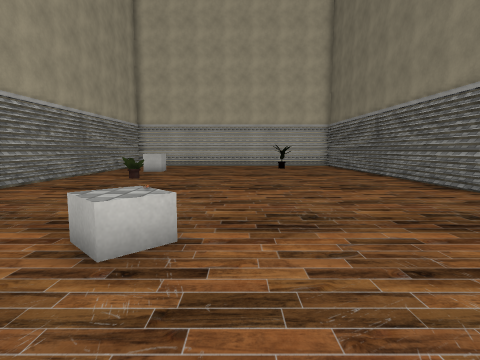
[1] (above)

12 first-person views from a walk through a Unity game level. The camera is 1.2 m above the floor, tilts 6° down and sees 80° across. The floor is counted in squares, 1 m on a side. Each view is taken from the middle of a square. On the plan, view 1 faces up. The plan holds only what a view shows up to about 13 squares ahead; the rest is blank. The place goes on beyond the plan. The player character is not drawn. Some animated figures are left out. Some surface patterns are stand-ins.

[2]
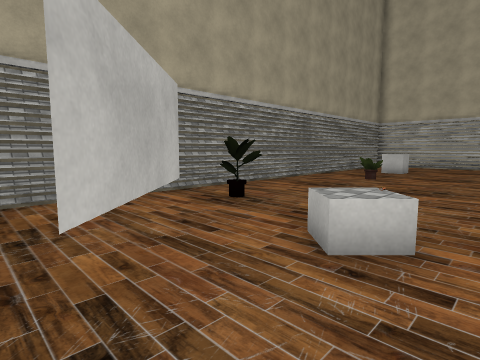

[3]
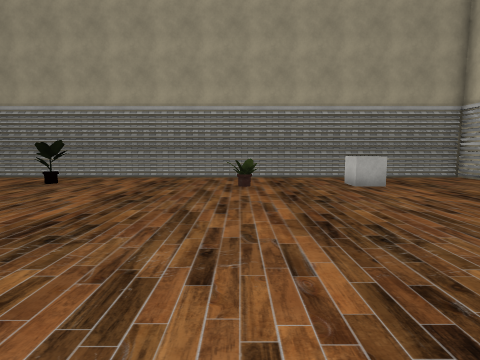

[4]
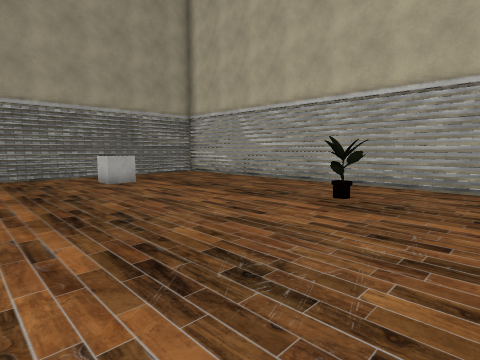

[5]
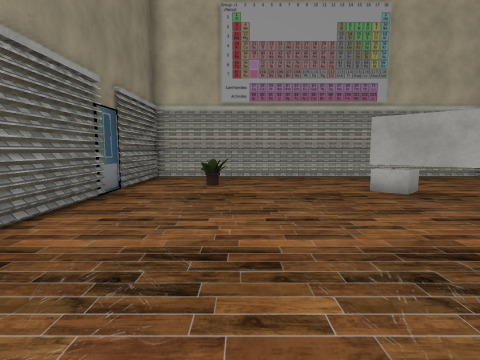

[6]
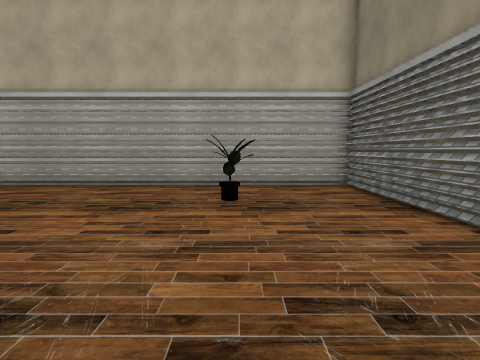

[7]
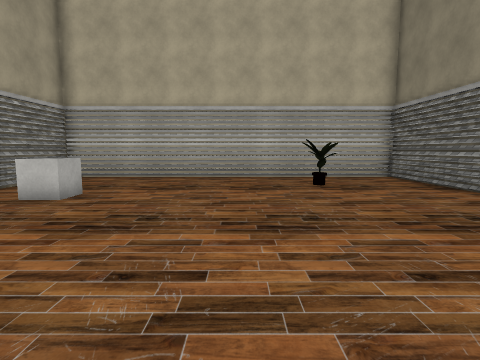

[8]
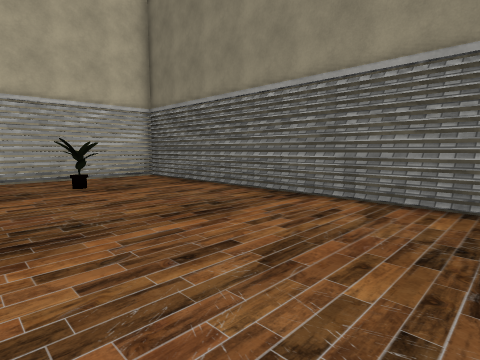

[9]
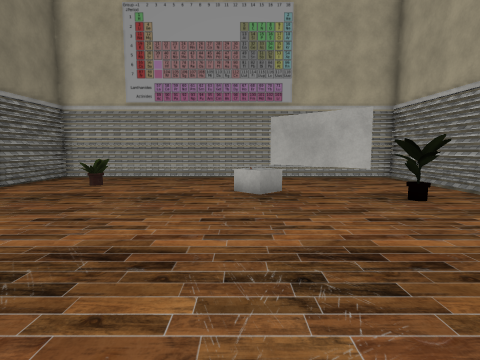

[10]
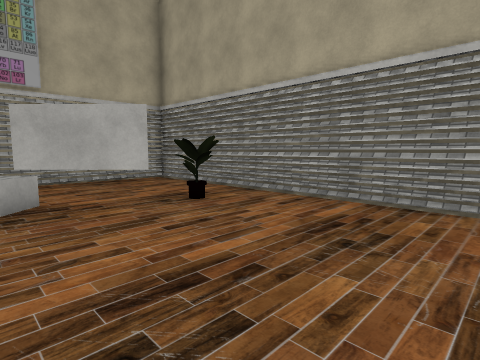

[11]
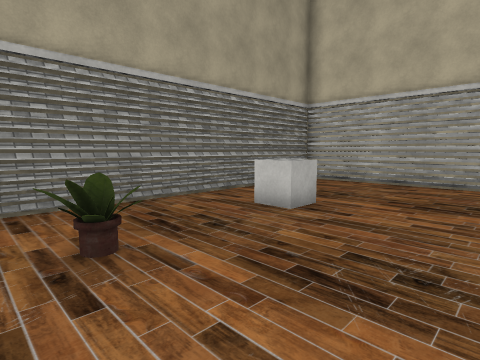

[12]
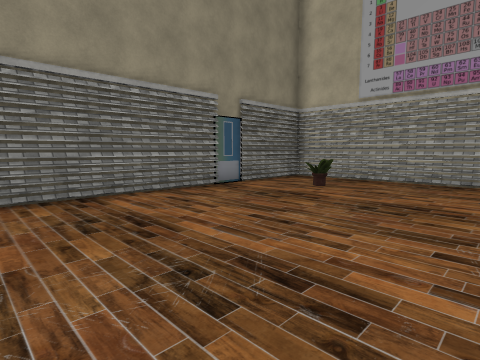

### Floor plan
Key: @ floor where view 1 was taken; # wall or solid block; x gap in a wall; . floor; P plant; C cube; T thing the floor can be seen under or through.
Columns run from 8 left of view 1 to 7 right of it. Each row starts with its distance up from view 1.
 22 ################
 21 #..............#
 20 #..............#
 19 #..........P...#
 18 #..............#
 17 #..C...........#
 16 #..CC..........#
 15 #..............#
 14 #..............#
 13 #..............#
 12 #..P...........#
 11 #..............#
 10 #..............#
  9 #..............#
  8 #..............#
  7 #..............#
  6 #..............#
  5 #..P...........#
  4 #.....CC.......#
  3 #...T.CC.......#
  2 #...TT......P..#
  1 #....TT........#
  0 #.....x.@......#
 -1 ################

Positions as (right, up) in squares from view 1, and headings:
1: (0, 0), facing up
2: (0, 0), facing up-left
3: (5, 12), facing left
4: (6, 12), facing up-left
5: (3, 12), facing down
6: (3, 12), facing up
7: (0, 9), facing up
8: (0, 9), facing up-right
9: (-1, 12), facing down
10: (-1, 11), facing down-left
11: (-1, 11), facing up-left
12: (-1, 11), facing down-right
